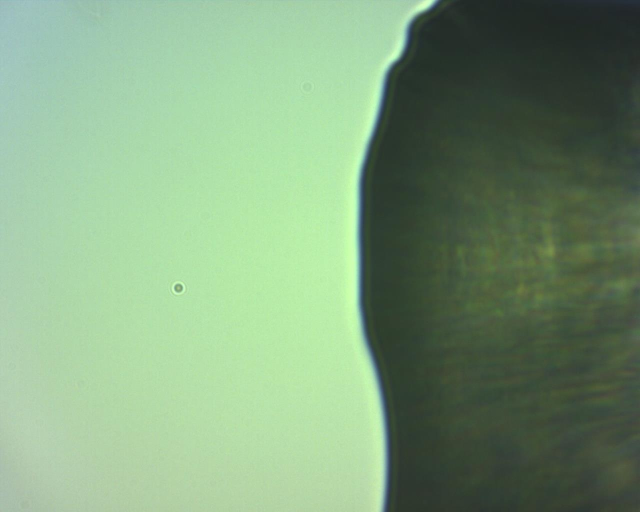
#> input picture FilmDepth_ScanWholeDevice_Img/F_6.5_Wet.jpg, 1280 x 1024 px (shown at 1/2 size)
$ python RGBValues.py
#> lines starting #> are read from the running program, lines starting #| are printed output that depends on the picture; after the words box and inside, x2 and y2 are one past the last pixel; in counts of white or black regions, pixels touching at a corner belong together
import numpy as np
import cv2
import matplotlib.pyplot as plt
import random

#global variables
BLACK = 0           # value for black.
WHITE = 255         # the value for white.
LEFT = 1            # leftmost column on the screen.
RIGHT = 1279        # rightmost column on the screen.
TOP = 1             # top row on the screen.
BOTTOM = 1023       # bottom row on the screen.
HALF = 400          # the column value for the half of the screen.
RIGHT_QUARTER = 1000   # the column value for the right quarter of the screen.
TOP_THIRD_VERT = 300
BOTTOM_THIRD_VERT = 600
PIXELS_IN_INCREMENT = 25
PRINT_RIGHT_SIDE = 850
column_scan = []    # list used as a global variable to store the column location during scans.
film = []
column = 1280
grayValues = []
RGBValues = []

# Function for finding the width of the fiber in pixels, then finding the width of each pixel in microns
# based on the known width of the fiber as 125 microns.
# [190 lines left out: functions FiberWidthTest, ScanningRegion, findThreshDry, findThreshWet, filmDepth, not called in this run]

def FindRGBValues(filename):
#> called with filename = 'F_6.5_Wet.jpg'
    image = cv2.imread(filename,1)       # Set wetFrame to the image in the given file, where 1 allows for channels that show color.
#> image is the input picture: shape (1024, 1280, 3); mean B, G, R 123.4, 158.4, 126.9
    gray = cv2.cvtColor(image, cv2.COLOR_BGR2GRAY)                              # turn it gray
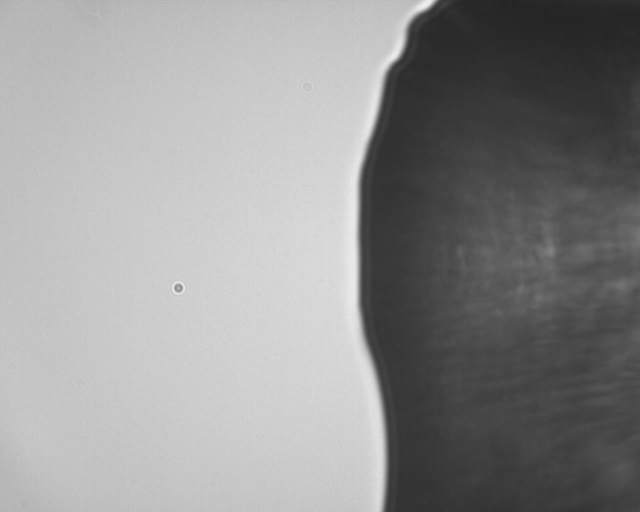
#> gray: shape (1024, 1280) (shown at 1/2 size); min 36, max 237, mean 145
    global RGBValues                        # Include global list to hold the RGB values.
    global grayValues                       # Include global list to hold the grayscale values.
    for i in range(LEFT,RIGHT):             # Scanning the screen from left to right.
        px = image[400,i]                   # Save the pixel at row 600 from the colored picture of the device.
        px2 = gray[400,i]                   # Save the pixel at row 600 from the gray picture of the device.
        RGBValues.append(px)                # Append the value of the tuple [red, green, blue] to the RGBValues list.
        grayValues.append(px2)              # Append the value of the grayscale pixel to the list.
#> this loop made 1278 passes
#> (px, px2) on passes 1 to 3: ([175, 203, 167], 189), ([172, 200, 164], 186), ([173, 201, 165], 187)
#> after the loop, RGBValues = 1278 items, first 6: [175, 203, 167], [172, 200, 164], [173, 201, 165], [176, 204, 168], [178, 206, 170], [178, 206, 170]; grayValues = 1278 values, max 231 at index 703, min 53 at index 746, mean 147.4
    cv2.line(image, (200,399), (1000,399), (178, 34, 34), 1)                   # Draw a line to show the scanning region.
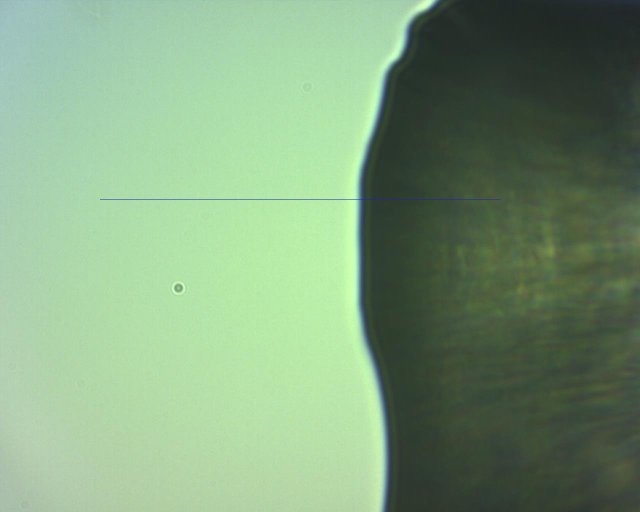
#> image: shape (1024, 1280, 3) (shown at 1/2 size); 0.06% of pixels changed, all inside (x1, y1, x2, y2) = (200, 399, 1001, 400)
    cv2.imshow("Device",image)
    cv2.waitKey(0)                          # Wait for a key press from the user.
    dataGray = np.array(grayValues)         # Convert a list to a numpy array called dataGray
#> dataGray has the same summary as grayValues
    dataRGB = np.array(RGBValues)           # Convert a list to a numpy array/matrix called dataRGB
#> dataRGB = 1278 rows, first 8: [175, 203, 167], [172, 200, 164], [173, 201, 165], [176, 204, 168], [178, 206, 170], [178, 206, 170], [177, 205, 169], [177, 205, 169]

    START_OF_SCAN = 600
    LENGTH_OF_SCAN = 199
    RED = 0
    GREEN = 1
    BLUE = 2

    # [11 lines of commented-out code are left out]

    red = np.zeros(LENGTH_OF_SCAN)                     # Initialize an numpy array with 100 elements, filling it with zeros
    blue = np.zeros(LENGTH_OF_SCAN)
    green = np.zeros(LENGTH_OF_SCAN)
    gray = np.zeros(LENGTH_OF_SCAN)
    for i in range(0,LENGTH_OF_SCAN):                  # For 100 increments, store data points from the numpy arrays to the important portion.
        red[i] = dataRGB[i+START_OF_SCAN,RED]           # Red is in column 0 of the tuple, start adding elements at row 650 just before the color change from background to device.
        blue[i] = dataRGB[i+START_OF_SCAN,BLUE]          # Blue is in column 2 of the tuple.
        green[i] = dataRGB[i+START_OF_SCAN,GREEN]         # Green is in column 1 of the tuple.
        gray[i] = dataGray[i+START_OF_SCAN]           # Gray just needs the row to be selected properly, it is not a matrix like the dataRGB numpy array is.
#> after the loop, blue = 199 values, max 203 at index 103, min 43 at index 146, mean 128; gray = 199 values, max 231 at index 103, min 53 at index 146, mean 150.3; green = 199 values, max 255 at index 101, min 58 at index 159, mean 166.8; red = 199 values, max 190 at index 110, min 46 at index 149, mean 124.6

    for x in range(60,140):
        print("column:",x,"Red Value:",gray[x])
#> this loop made 80 passes
#| column: 60 Red Value: 213.0
#| column: 61 Red Value: 210.0
#| column: 62 Red Value: 207.0
#| column: 63 Red Value: 214.0
#| column: 64 Red Value: 213.0
#| column: 65 Red Value: 212.0
#| column: 66 Red Value: 210.0
#| column: 67 Red Value: 210.0
#> (further printed lines are left out)
    backgroundAverage= 0
    deviceAverage = 0
    backgroundSum = 0
    deviceSum = 0
    MEAN = 10                               # Take an average over 50 points.
    for x in range(81-MEAN,81):
        backgroundSum = backgroundSum + gray[x]
#> this loop made 10 passes
#> backgroundSum on passes 1 to 10: 209, 419, 629, 840, 1051, 1263, 1475, 1688, 1900, 2112
#> after the loop, backgroundSum = 2112
    backgroundAverage = backgroundSum / MEAN
#> backgroundAverage = 211.2
    for x in range(129,129+MEAN):
        deviceSum = deviceSum + gray[x]
#> this loop made 10 passes
#> deviceSum on passes 1 to 10: 59, 119, 180, 242, 305, 369, 432, 495, 557, 618
#> after the loop, deviceSum = 618
    deviceAverage = deviceSum / MEAN
#> deviceAverage = 61.8
    print("gray background average: ", backgroundAverage, "gray device average: ", deviceAverage)
#| gray background average:  211.2 gray device average:  61.8
    leftBound = 0
    rightBound = 0
    for x in range(100,120):
        if (gray[x] < backgroundAverage):
            print ("LEFT UNCERTAINTY BOUND column: ",x,"gray: ",gray[x])
            leftBound = x
            break
#> this loop made 13 passes
#| LEFT UNCERTAINTY BOUND column:  112 gray:  204.0
    for x in range(120,150):
        if (gray[x] < deviceAverage):
            print ("RIGHT UNCERTAINTY BOUND column: ",x,"gray: ",gray[x])
            rightBound = x
            break
#> this loop made 8 passes
#| RIGHT UNCERTAINTY BOUND column:  127 gray:  60.0
    rangeOfUncertainty = rightBound - leftBound
    print("Range of Uncertainty: ",rangeOfUncertainty)
    # plt.plot(red, 'ro')                     # Plot the red values with red dots.
    # plt.plot(blue, 'bo')                    # Plot the blue values with blue dots.
    # plt.plot(green, 'go')                   # Plot the green values with green dots.
    plt.plot(gray,'ko')                     # Plot the gray values with gray dots.
    plt.plot(112,gray[112],'rs')
    plt.plot(127,gray[127],'rs')
    plt.show()                              # Show the plot, it also waits for a 'q' input from the user.
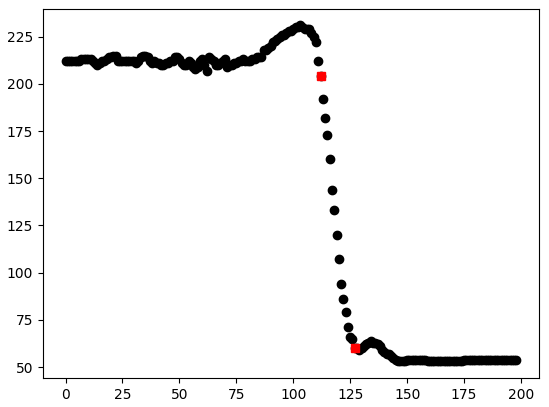
#> figure drawn by matplotlib, 1 panel; curve peaks at x = 103, y = 231
    cv2.destroyAllWindows()                 # Before leaving the RGBValues function, clear all windows.


# filmDepth("F_6.5_WaterFiber.jpg","F_6.5_Dry.jpg","F_6.5_Wet.jpg",1,1,1) # Call the function with three files and three ints that tell the function whether to print images and debugging
FindRGBValues("F_6.5_Wet.jpg")


# showFrame = cv2.imread("F_6.5_Wet.jpg",1)   # Set showFrame to the image in the given file, where 1 allows for channels that show color.
# y = TOP                                     # Set the variable y to the value of the top of the screen.
# spacer = 24                                 # Have a spacer of 24 for printing the measurements.
# font = cv2.FONT_HERSHEY_SIMPLEX             # Normal size sans-serif font.
# print("The number of measurements: ",len(film))
# print("Measurements: ",film)
# stringList = []                             # Initialize a list to hold the measurements converted to strings.
# for x in range(len(film)):                  # For the length of the measurements taken
#     stringList.append(str(film[x]))         # Use the function str() to convert the floating point numbers to strings.
#     cv2.putText(showFrame,stringList[x],(PRINT_RIGHT_SIDE,y+spacer), font , 1,(255,255,255),1,cv2.LINE_AA)
#     # Puts text to the screen of a file, with string, at a certain origin, with a font, a text size, color, and line thickness
#     cv2.line(showFrame, (HALF,y), (RIGHT_QUARTER,y), (178, 34, 34), 1)  # Draw lines incrementing every 25 pixels to show which regions we are measuring.
#     y = y + PIXELS_IN_INCREMENT             # Increment y by 25.
# cv2.imshow('Wet Device With 25 Px Ticks', showFrame)    # Show the edited frame.

# data = np.array(film)   # Convert the python list to a numpy array.
# plt.plot(data, 'ro')    # Plot the data with red dots.
# plt.ylabel("Film Depth in Microns") # Change the y axis lable.
# plt.xlabel("Measurements in 25 pixel Increments")   # Change the x axis label.
# plt.show()              # Show the plot. 'q' will exit from it.


# cv2.waitKey(0)          # Wait for any key press.
# cv2.destroyAllWindows() # Destroy all windows.

$ run again, with FilmDepth_ScanWholeDevice_Img/F_6.5_WaterFiber.jpg copied over FilmDepth_ScanWholeDevice_Img/F_6.5_Wet.jpg
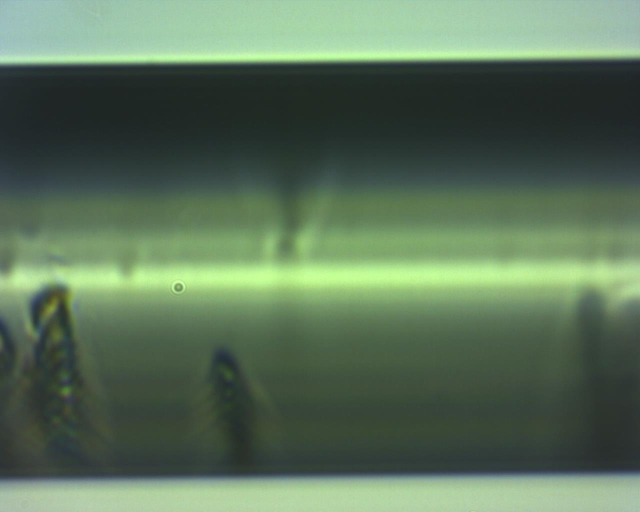
#> input picture FilmDepth_ScanWholeDevice_Img/F_6.5_WaterFiber.jpg, 1280 x 1024 px (shown at 1/2 size)
#> in FindRGBValues, image is the input picture: shape (1024, 1280, 3); mean B, G, R 89.9, 114.2, 91.1
#> in FindRGBValues, `gray = cv2.cvtColor(image, cv2.COLOR_BGR2GRAY)`:
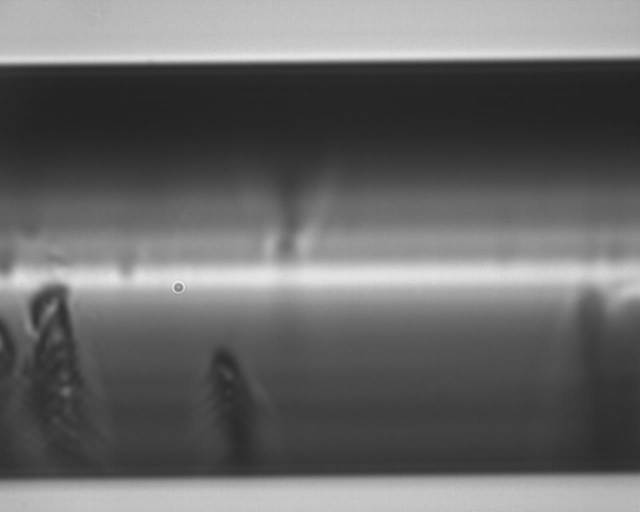
#> gray: shape (1024, 1280) (shown at 1/2 size); min 35, max 233, mean 104.5
#> the loop in FindRGBValues, `for i in range(LEFT,RIGHT):` made 1278 passes
#> (px, px2) on passes 1 to 3: ([79, 94, 73], 86), ([81, 93, 73], 86), ([79, 94, 73], 86)
#> after the loop in FindRGBValues, `for i in range(LEFT,RIGHT):`: RGBValues = 1278 items, first 6: [79, 94, 73], [81, 93, 73], [79, 94, 73], [81, 93, 73], [79, 94, 73], [81, 93, 73]; grayValues = 1278 values, max 114 at index 643, min 78 at index 572, mean 98.03
#> image: shape (1024, 1280, 3); 0.06% of pixels changed, all inside (x1, y1, x2, y2) = (200, 399, 1001, 400)
#> dataGray has the same summary as grayValues
#> dataRGB = 1278 rows, first 8: [79, 94, 73], [81, 93, 73], [79, 94, 73], [81, 93, 73], [79, 94, 73], [81, 93, 73], [79, 94, 73], [82, 94, 74]
#> after the loop in FindRGBValues, `for i in range(0,LENGTH_OF_SCAN):`: blue = 199 values, max 97 at index 43, min 79 at index 0, mean 89.37; gray = 199 values, max 114 at index 43, min 93 at index 0, mean 104.7; green = 199 values, max 128 at index 43, min 104 at index 0, mean 117.7; red = 199 values, max 86 at index 43, min 72 at index 0, mean 78.98
#> the loop in FindRGBValues, `for x in range(60,140):` made 80 passes
#| column: 60 Red Value: 110.0
#| column: 61 Red Value: 110.0
#| column: 62 Red Value: 110.0
#| column: 63 Red Value: 107.0
#| column: 64 Red Value: 107.0
#> (further printed lines are left out)
#> the loop in FindRGBValues, `for x in range(81-MEAN,81):` made 10 passes
#> backgroundSum on passes 1 to 8: 107, 212, 316, 419, 521, 624, 728, 832
#> after the loop in FindRGBValues, `for x in range(81-MEAN,81):`: backgroundSum = 1038
#> backgroundAverage = 103.8
#> the loop in FindRGBValues, `for x in range(129,129+MEAN):` made 10 passes
#> deviceSum on passes 1 to 8: 105, 210, 315, 420, 525, 630, 737, 842
#> after the loop in FindRGBValues, `for x in range(129,129+MEAN):`: deviceSum = 1050
#> deviceAverage = 105
#| gray background average:  103.8 gray device average:  105.0
#> the loop in FindRGBValues, `for x in range(100,120):` made 1 pass
#| LEFT UNCERTAINTY BOUND column:  100 gray:  103.0
#> the loop in FindRGBValues, `for x in range(120,150):` made 1 pass
#| RIGHT UNCERTAINTY BOUND column:  120 gray:  104.0
#> in FindRGBValues, `plt.show()                              # Show the plot, it also waits..`:
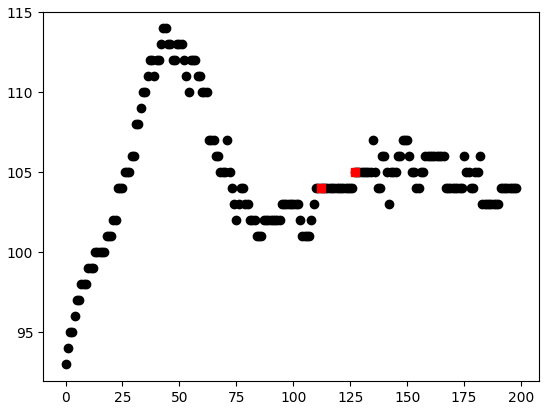
#> figure drawn by matplotlib, 1 panel; curve peaks at x = 43, y = 114

$ run again, with FilmDepth_ScanWholeDevice_Img/F_6.5_Dry.jpg copied over FilmDepth_ScanWholeDevice_Img/F_6.5_Wet.jpg
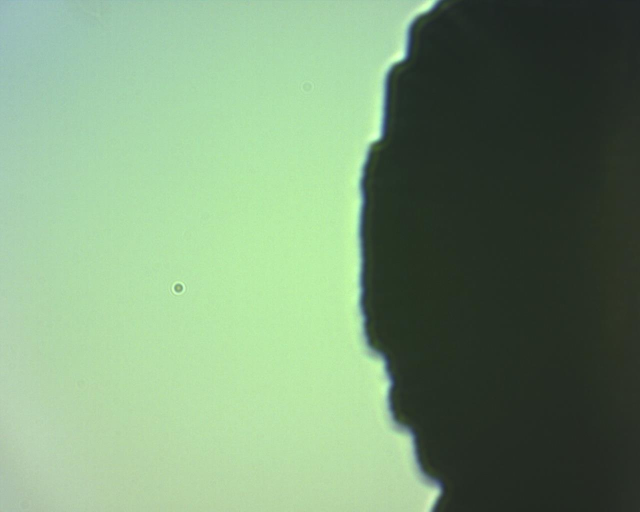
#> input picture FilmDepth_ScanWholeDevice_Img/F_6.5_Dry.jpg, 1280 x 1024 px (shown at 1/2 size)
#> in FindRGBValues, image is the input picture: shape (1024, 1280, 3); mean B, G, R 117.4, 150.7, 121.1
#> in FindRGBValues, `gray = cv2.cvtColor(image, cv2.COLOR_BGR2GRAY)`:
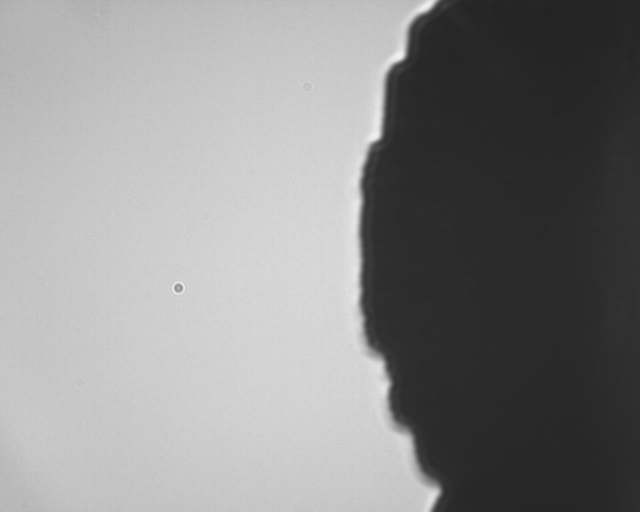
#> gray: shape (1024, 1280) (shown at 1/2 size); min 35, max 242, mean 138.1
#> the loop in FindRGBValues, `for i in range(LEFT,RIGHT):` made 1278 passes
#> (px, px2) on passes 1 to 3: ([175, 203, 167], 189), ([177, 205, 169], 191), ([178, 206, 170], 192)
#> after the loop in FindRGBValues, `for i in range(LEFT,RIGHT):`: RGBValues = 1278 items, first 6: [175, 203, 167], [177, 205, 169], [178, 206, 170], [178, 206, 170], [178, 206, 170], [178, 206, 170]; grayValues = 1278 values, max 227 at index 711, min 41 at index 975, mean 134.6
#> image: shape (1024, 1280, 3); 0.06% of pixels changed, all inside (x1, y1, x2, y2) = (200, 399, 1001, 400)
#> dataGray has the same summary as grayValues
#> dataRGB = 1278 rows, first 8: [175, 203, 167], [177, 205, 169], [178, 206, 170], [178, 206, 170], [178, 206, 170], [178, 206, 170], [178, 206, 170], [179, 207, 171]
#> after the loop in FindRGBValues, `for i in range(0,LENGTH_OF_SCAN):`: blue = 199 values, max 198 at index 111, min 37 at index 154, mean 129; gray = 199 values, max 227 at index 111, min 45 at index 154, mean 151.3; green = 199 values, max 252 at index 111, min 51 at index 154, mean 168.6; red = 199 values, max 184 at index 115, min 35 at index 168, mean 122.2
#> the loop in FindRGBValues, `for x in range(60,140):` made 80 passes
#| column: 60 Red Value: 208.0
#| column: 61 Red Value: 208.0
#| column: 62 Red Value: 208.0
#| column: 63 Red Value: 212.0
#| column: 64 Red Value: 212.0
#> (further printed lines are left out)
#> the loop in FindRGBValues, `for x in range(81-MEAN,81):` made 10 passes
#> backgroundSum on passes 1 to 8: 208, 417, 626, 836, 1046, 1257, 1468, 1680
#> after the loop in FindRGBValues, `for x in range(81-MEAN,81):`: backgroundSum = 2100
#> backgroundAverage = 210
#> the loop in FindRGBValues, `for x in range(129,129+MEAN):` made 10 passes
#> deviceSum on passes 1 to 8: 76, 146, 209, 265, 317, 370, 423, 476
#> after the loop in FindRGBValues, `for x in range(129,129+MEAN):`: deviceSum = 583
#> deviceAverage = 58.3
#| gray background average:  210.0 gray device average:  58.3
#> the loop in FindRGBValues, `for x in range(100,120):` made 18 passes
#| LEFT UNCERTAINTY BOUND column:  117 gray:  208.0
#> the loop in FindRGBValues, `for x in range(120,150):` made 13 passes
#| RIGHT UNCERTAINTY BOUND column:  132 gray:  56.0
#> in FindRGBValues, `plt.show()                              # Show the plot, it also waits..`:
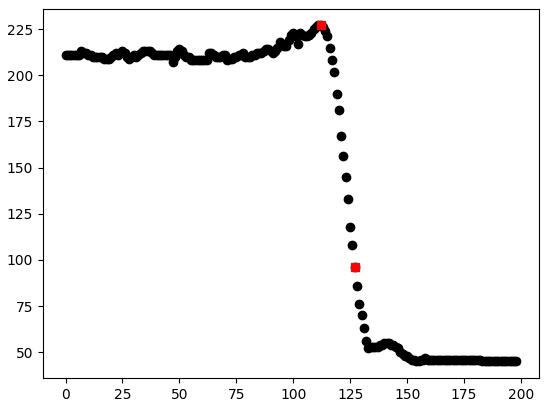
#> figure drawn by matplotlib, 1 panel; curve peaks at x = 111, y = 227
